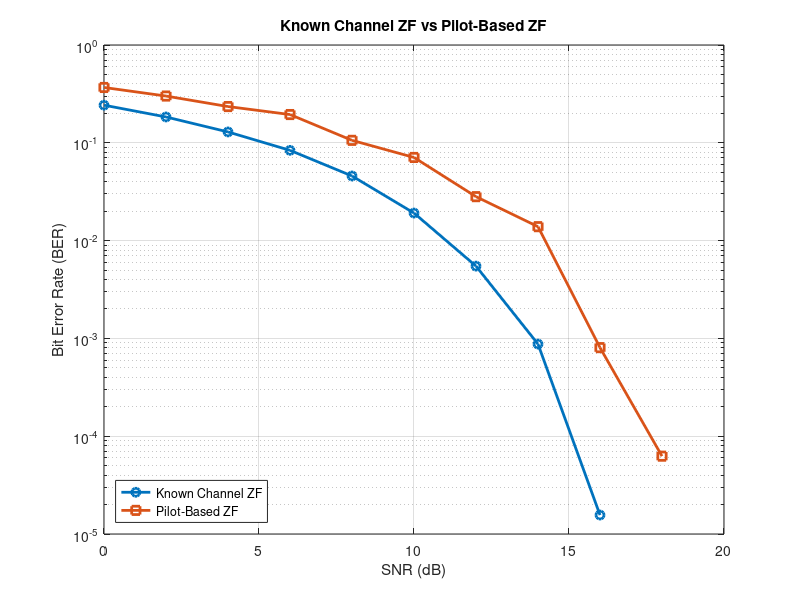

Reproduce this figure in MATLAB.
clc;
clear;
close all;

%% STEP 14 - KNOWN CHANNEL ZF vs PILOT-BASED ZF

%% Step 14.1 - System Parameters

% OFDM parameters
Nfft = 64;
cpLength = 16;

% Number of OFDM data symbols
numDataSymbols = 1000;

% QPSK parameters
M = 4;
bitsPerSymbol = log2(M);

% SNR range
snrRange = 0:2:20;

% Multipath channel parameters
pathDelays = [0 2 4];
pathGains = [1.00 0.50 0.25];

% Number of bits
numDataQPSKSymbols = Nfft * numDataSymbols;
numDataBits = numDataQPSKSymbols * bitsPerSymbol;

%% Display System Information

fprintf('\n============================================\n');
fprintf(' STEP 14: KNOWN CHANNEL vs PILOT-BASED ZF\n');
fprintf('============================================\n');

fprintf('FFT Size              : %d\n',Nfft);
fprintf('Cyclic Prefix         : %d samples\n',cpLength);
fprintf('OFDM Data Symbols     : %d\n',numDataSymbols);
fprintf('Modulation            : QPSK\n');

fprintf('SNR Range             : ');
fprintf('%d ',snrRange);
fprintf('dB\n');

fprintf('Multipath Delays      : ');
fprintf('%d ',pathDelays);
fprintf('samples\n');

fprintf('Multipath Gains       : ');
fprintf('%.2f ',pathGains);
fprintf('\n');

fprintf('Total Data Bits       : %d\n',numDataBits);

fprintf('\nStep 14.1 completed successfully.\n');
%% Step 14.2 - Common Data and OFDM Frame Generation

% Set random seed for reproducibility
rng(100);

%% Generate Common Random Data Bits

txBits = randi([0 1],numDataBits,1);

%% QPSK Modulation

txSymbolIndices = bi2de( ...
    reshape(txBits,bitsPerSymbol,[]).', ...
    'left-msb');

txQPSK = pskmod( ...
    txSymbolIndices, ...
    M, ...
    pi/4);

%% Arrange QPSK Symbols into OFDM Symbols

txDataMatrix = reshape( ...
    txQPSK, ...
    Nfft, ...
    numDataSymbols);

%% OFDM IFFT

txIFFT = ifft( ...
    txDataMatrix, ...
    Nfft, ...
    1);

%% Add Cyclic Prefix

txWithCP = [
    txIFFT(end-cpLength+1:end,:);
    txIFFT
    ];

%% Serialize OFDM Data

txFrame = txWithCP(:);

%% Display Information

fprintf('\n===== STEP 14.2: COMMON DATA GENERATION =====\n');

fprintf('Random Seed           : 100\n');
fprintf('Generated Data Bits   : %d\n',length(txBits));
fprintf('QPSK Symbols          : %d\n',length(txQPSK));
fprintf('OFDM Symbols          : %d\n',numDataSymbols);
fprintf('Samples per OFDM      : %d\n',Nfft + cpLength);
fprintf('Total Frame Samples   : %d\n',length(txFrame));

fprintf('Common data generated for both systems.\n');
%% Step 14.3 - Common Multipath Channel

% Create channel impulse response
channelImpulseResponse = zeros(max(pathDelays)+1,1);

for p = 1:length(pathDelays)
    channelImpulseResponse(pathDelays(p)+1) = pathGains(p);
end

%% Pass the Common OFDM Frame Through Multipath Channel

rxMultipath = filter( ...
    channelImpulseResponse, ...
    1, ...
    txFrame);

%% Display Channel Information

fprintf('\n===== STEP 14.3: COMMON MULTIPATH CHANNEL =====\n');

fprintf('Channel Type         : Multipath\n');

fprintf('Path Delays          : ');
fprintf('%d ',pathDelays);
fprintf('samples\n');

fprintf('Path Gains           : ');
fprintf('%.2f ',pathGains);
fprintf('\n');

fprintf('Input Samples        : %d\n',length(txFrame));
fprintf('Output Samples       : %d\n',length(rxMultipath));

fprintf('Common multipath channel created.\n');
%% Step 14.4 - Known Channel ZF Receiver

% Calculate the known channel frequency response
channelFrequencyResponse = fft( ...
    channelImpulseResponse, ...
    Nfft);

% Store BER results
berKnownChannelZF = zeros(length(snrRange),1);

fprintf('\n===== STEP 14.4: KNOWN CHANNEL ZF =====\n');

fprintf('Equalizer            : Zero-Forcing (ZF)\n');
fprintf('Channel Knowledge    : Known / Ideal\n');

%% Process Each SNR

for snrIndex = 1:length(snrRange)

    currentSNR = snrRange(snrIndex);

    % Add AWGN
    rxNoisy = awgn( ...
        rxMultipath, ...
        currentSNR, ...
        'measured');

    %% Reshape into OFDM Symbols

    rxMatrix = reshape( ...
        rxNoisy, ...
        Nfft + cpLength, ...
        numDataSymbols);

    %% Remove Cyclic Prefix

    rxWithoutCP = rxMatrix(cpLength+1:end,:);

    %% FFT

    rxFFT = fft( ...
        rxWithoutCP, ...
        Nfft, ...
        1);

    %% Zero-Forcing Equalization

    rxEqualized = zeros(size(rxFFT));

    for k = 1:Nfft

        rxEqualized(k,:) = ...
            rxFFT(k,:) ./ channelFrequencyResponse(k);

    end

    %% QPSK Demodulation

    rxEqualizedSerial = rxEqualized(:);

    rxSymbolIndices = pskdemod( ...
        rxEqualizedSerial, ...
        M, ...
        pi/4);

    %% Convert Symbols to Bits

    rxBitsMatrix = de2bi( ...
        rxSymbolIndices, ...
        bitsPerSymbol, ...
        'left-msb');

    rxBits = rxBitsMatrix.';
    rxBits = rxBits(:);

    %% Calculate BER

    bitErrors = sum(rxBits ~= txBits);

    berKnownChannelZF(snrIndex) = ...
        bitErrors / length(txBits);

    fprintf( ...
        'SNR = %2d dB   BER = %.8f\n', ...
        currentSNR, ...
        berKnownChannelZF(snrIndex));

end
%% Step 14.5 - Pilot-Based Channel Estimation + ZF

% Generate one known pilot OFDM symbol

pilotSymbolIndices = (0:Nfft-1).';

pilotSymbols = pskmod( ...
    mod(pilotSymbolIndices,M), ...
    M, ...
    pi/4);

%% Pilot OFDM Modulation

pilotIFFT = ifft( ...
    pilotSymbols, ...
    Nfft);

pilotWithCP = [
    pilotIFFT(end-cpLength+1:end);
    pilotIFFT
];

%% Create Pilot + Data Frame

txPilotFrame = [
    pilotWithCP;
    txFrame
];

% Store BER results
berPilotZF = zeros(length(snrRange),1);

fprintf('\n===== STEP 14.5: PILOT-BASED ZF =====\n');

fprintf('Equalizer            : Zero-Forcing (ZF)\n');
fprintf('Channel Knowledge    : Pilot-Based Estimate\n');
fprintf('Pilot OFDM Symbols   : 1\n');

%% Process Each SNR

for snrIndex = 1:length(snrRange)

    currentSNR = snrRange(snrIndex);

    %% Pass Pilot + Data Through Same Channel

    rxPilotMultipath = filter( ...
        channelImpulseResponse, ...
        1, ...
        txPilotFrame);

    %% Add AWGN

    rxPilotNoisy = awgn( ...
        rxPilotMultipath, ...
        currentSNR, ...
        'measured');

    %% Reshape Received Frame

    rxPilotMatrix = reshape( ...
        rxPilotNoisy, ...
        Nfft + cpLength, ...
        numDataSymbols + 1);

    %% Separate Pilot and Data

    rxPilot = rxPilotMatrix(:,1);

    rxData = rxPilotMatrix(:,2:end);

    %% Remove Pilot Cyclic Prefix

    rxPilotWithoutCP = ...
        rxPilot(cpLength+1:end);

    %% FFT Pilot

    rxPilotFrequency = fft( ...
        rxPilotWithoutCP, ...
        Nfft);

    %% Estimate Channel

    estimatedChannel = ...
        rxPilotFrequency ./ pilotSymbols;

    %% Remove Data Cyclic Prefix

    rxDataWithoutCP = ...
        rxData(cpLength+1:end,:);

    %% FFT Data

    rxDataFFT = fft( ...
        rxDataWithoutCP, ...
        Nfft, ...
        1);

    %% Zero-Forcing Equalization

    rxDataEqualized = zeros(size(rxDataFFT));

    for k = 1:Nfft

        rxDataEqualized(k,:) = ...
            rxDataFFT(k,:) ./ estimatedChannel(k);

    end

    %% QPSK Demodulation

    rxDataSerial = rxDataEqualized(:);

    rxSymbolIndices = pskdemod( ...
        rxDataSerial, ...
        M, ...
        pi/4);

    %% Convert Symbols to Bits

    rxBitsMatrix = de2bi( ...
        rxSymbolIndices, ...
        bitsPerSymbol, ...
        'left-msb');

    rxBits = rxBitsMatrix.';
    rxBits = rxBits(:);

    %% Calculate BER

    bitErrors = sum(rxBits ~= txBits);

    berPilotZF(snrIndex) = ...
        bitErrors / length(txBits);

    fprintf( ...
        'SNR = %2d dB   BER = %.8f\n', ...
        currentSNR, ...
        berPilotZF(snrIndex));

end
%% Step 14.6 - BER Comparison

fprintf('\n===== STEP 14.6: BER COMPARISON =====\n');

%% Display Comparison Table

fprintf('\n');
fprintf(' SNR(dB)     Known Channel ZF     Pilot-Based ZF\n');
fprintf('---------------------------------------------------\n');

for i = 1:length(snrRange)

    fprintf( ...
        ' %3d        %.8f          %.8f\n', ...
        snrRange(i), ...
        berKnownChannelZF(i), ...
        berPilotZF(i));

end

%% Plot BER Comparison

figure;

semilogy( ...
    snrRange, ...
    berKnownChannelZF, ...
    '-o', ...
    'LineWidth',2);

hold on;

semilogy( ...
    snrRange, ...
    berPilotZF, ...
    '-s', ...
    'LineWidth',2);

grid on;

xlabel('SNR (dB)');
ylabel('Bit Error Rate (BER)');

title('Known Channel ZF vs Pilot-Based ZF');

legend( ...
    'Known Channel ZF', ...
    'Pilot-Based ZF', ...
    'Location','southwest');

xlim([0 20]);

hold off;
%% Step 14.7 - Final Performance Summary

fprintf('\n============================================\n');
fprintf('       STEP 14 PERFORMANCE SUMMARY\n');
fprintf('============================================\n');

fprintf('FFT Size              : %d\n',Nfft);
fprintf('Cyclic Prefix         : %d samples\n',cpLength);
fprintf('OFDM Data Symbols     : %d\n',numDataSymbols);
fprintf('Modulation            : QPSK\n');
fprintf('Channel               : Multipath + AWGN\n');

fprintf('\nChannel Parameters\n');
fprintf('Path Delays           : ');
fprintf('%d ',pathDelays);
fprintf('samples\n');

fprintf('Path Gains            : ');
fprintf('%.2f ',pathGains);
fprintf('\n');

fprintf('\nEqualization Methods\n');
fprintf('1. Known Channel ZF\n');
fprintf('2. Pilot-Based Channel Estimation + ZF\n');

fprintf('\nBER Results\n');
fprintf('SNR(dB)     Known-ZF        Pilot-ZF\n');
fprintf('----------------------------------------\n');

for i = 1:length(snrRange)

    fprintf( ...
        '%3d       %.8f      %.8f\n', ...
        snrRange(i), ...
        berKnownChannelZF(i), ...
        berPilotZF(i));

end

fprintf('\n============================================\n');
fprintf('Step 14 completed successfully.\n');
fprintf('============================================\n');


fprintf('\nBER comparison graph generated successfully.\n');
